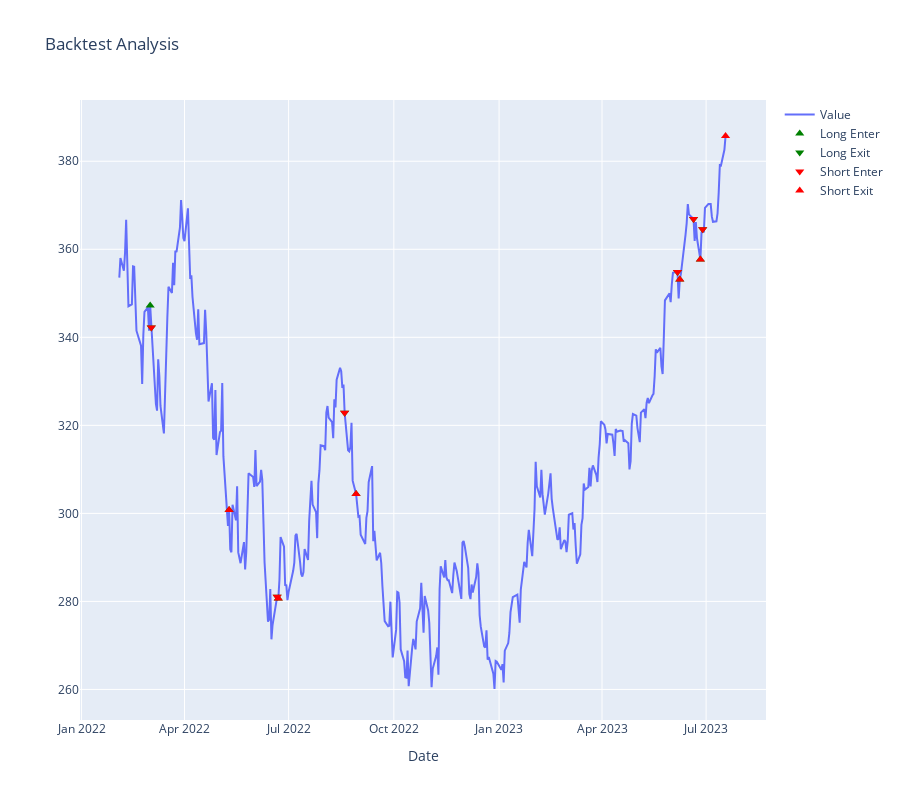

Source (notebook cell):
### Code cell
%load_ext autoreload
%autoreload 2

import matplotlib.pyplot as plt
import seaborn as sns
import pandas as pd
import numpy as np
import bocd
from sklearn.preprocessing import PolynomialFeatures
from sklearn.linear_model import LinearRegression
import yfinance as yf

from machine_learning_finance import (analyze_trades, 
    calc_probabilties_without_lookahead, plot_backtest_analysis, 
    metrics_to_dataframe, create_train_test_windows, make_inverse_env_for,
    calculate_polynomial_regression, TraderEnv)

import plotly.graph_objs as go
from plotly.offline import init_notebook_mode

init_notebook_mode(connected=True)
windows = [300, 600, 900, 1500]

symbol = "QQQ"
file = f"../backtests/{symbol}-model-back-test.csv"
period = 365
pd.options.display.max_rows = None
inverse = None # set to anything to graph inverse longs

def plot_win_loss(file, metrics):
    ledger = pd.read_csv(file)
    # Set the style for the plots
    sns.set(style='whitegrid')

    # Create a bar plot for profit and loss stats
    profit_stats, loss_stats = metrics['profit_stats'], metrics['loss_stats']
    profit_loss_df = pd.DataFrame([profit_stats, loss_stats], columns=['min', 'max', 'mean', 'median', 'std'], index=['profit', 'loss'])

    plt.figure(figsize=(12, 6))
    ax = sns.barplot(data=profit_loss_df.transpose(), palette='muted')
    ax.set_title('Profit and Loss Statistics')
    ax.set_ylabel('Value')

    # Show the plot
    plt.show()


        
def analyze_and_graph_range(file, symbol, start, end, df):
    ledger = pd.read_csv(file)
    hist_df, test_df = create_train_test_windows(df, start=start, end=end)    
    test_df = calc_probabilties_without_lookahead(test_df, hist_df, hist_cutoff="2023-05-15")
    plot_backtest_analysis(test_df, ledger, inverse=symbol)
    return ledger, test_df
   
def analyze_and_graph(file, symbol, period, df):
    ledger = pd.read_csv(file)
    hist_df, test_df = create_train_test_windows(df, None, 365 * 4, None, 365)
    env = TraderEnv(symbol, test_df, hist_df)
    
    # Todo here: we have all the data we need to render our graphs in the env already
    # We need to modify plot_backtest_analysis to:
    # * render change points
    # * render new moving averages
    # * remove all the probability stuff
    # * Figure out how to supply the polynomials!!!
    
    fig = plot_backtest_analysis(env.orig_timeseries_with_analytics, ledger, inverse=inverse)

    
    fig.update_layout(title='Backtest Analysis', xaxis_title='Date', height=800)
    
    
    fig.show()

    return ledger, test_df

ticker_obj = yf.download(tickers=symbol)
df = pd.DataFrame(ticker_obj)


ledger, df2 = analyze_and_graph(file, symbol, 365*4, df)    
#ledger, df2 = analyze_and_graph_range(file, symbol, "03-27-2020", "12-17-2021", df)

# Display metrics as text
metrics = analyze_trades(ledger, symbol, period)
metrics["file"] = file
metrics_df = metrics_to_dataframe(metrics) 
metrics_df
#df2[["moving_avg", "change_points", "rt", "Close"]]

### Figure 1 — Plotly figure (JSON) as saved in the notebook; plotly's stock layout.template omitted (floating-point values rounded to 4 significant figures; data arrays with more than 128 entries replaced by an {"elided": "..."} marker saying what was removed)
{"data": [{"mode": "lines", "name": "Value", "type": "scatter", "x": {"elided": "365 str values"}, "y": {"elided": "365 float values"}}, {"marker": {"color": "green", "size": 8, "symbol": "triangle-up"}, "mode": "markers", "name": "Long Enter", "type": "scatter", "x": {"elided": "365 str values"}, "y": {"elided": "365 float values"}}, {"marker": {"color": "green", "size": 8, "symbol": "triangle-down"}, "mode": "markers", "name": "Long Exit", "type": "scatter", "x": {"elided": "365 str values"}, "y": {"elided": "365 float values"}}, {"marker": {"color": "red", "size": 8, "symbol": "triangle-down"}, "mode": "markers", "name": "Short Enter", "type": "scatter", "x": {"elided": "365 str values"}, "y": {"elided": "365 float values"}}, {"marker": {"color": "red", "size": 8, "symbol": "triangle-up"}, "mode": "markers", "name": "Short Exit", "type": "scatter", "x": {"elided": "365 str values"}, "y": {"elided": "365 float values"}}], "layout": {"height": 800, "title": {"text": "Backtest Analysis"}, "xaxis": {"title": {"text": "Date"}}}}
